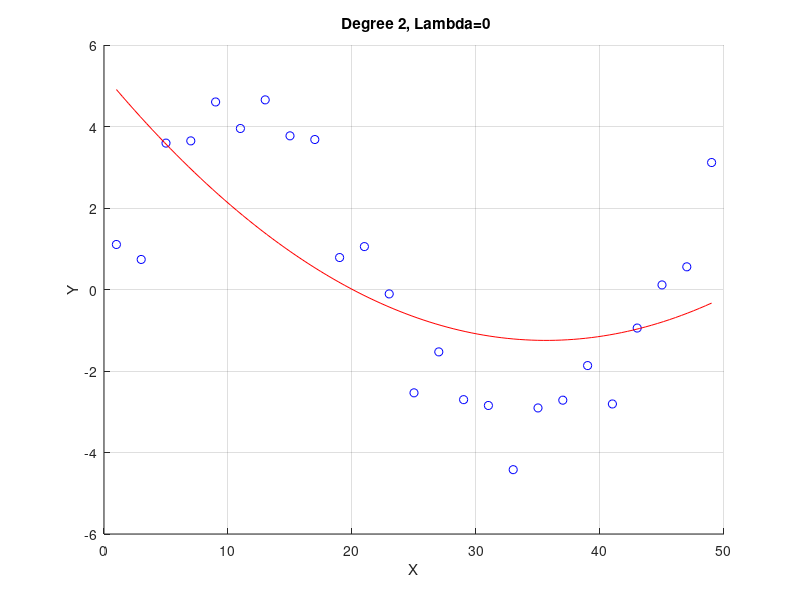
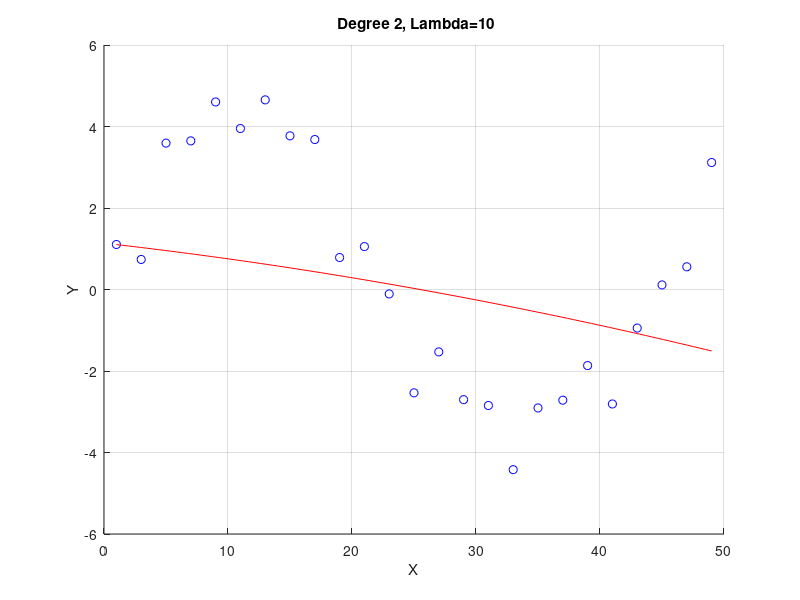
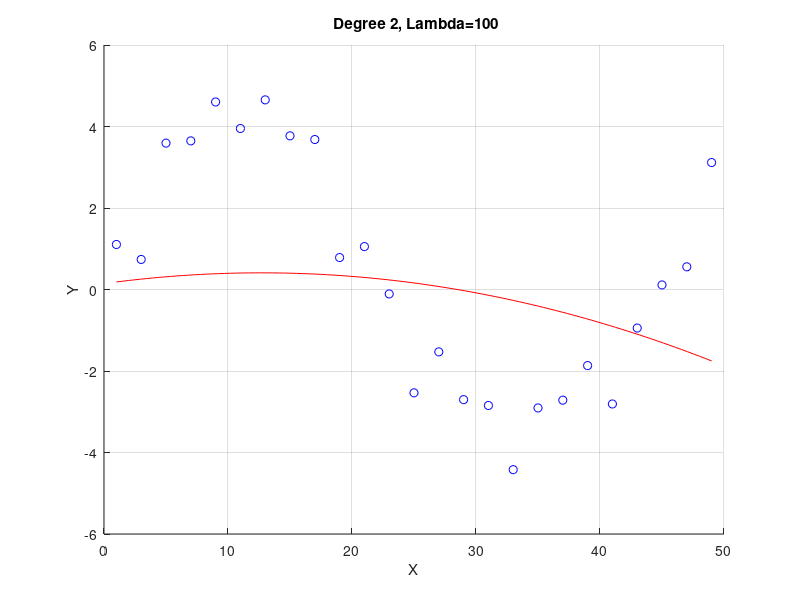
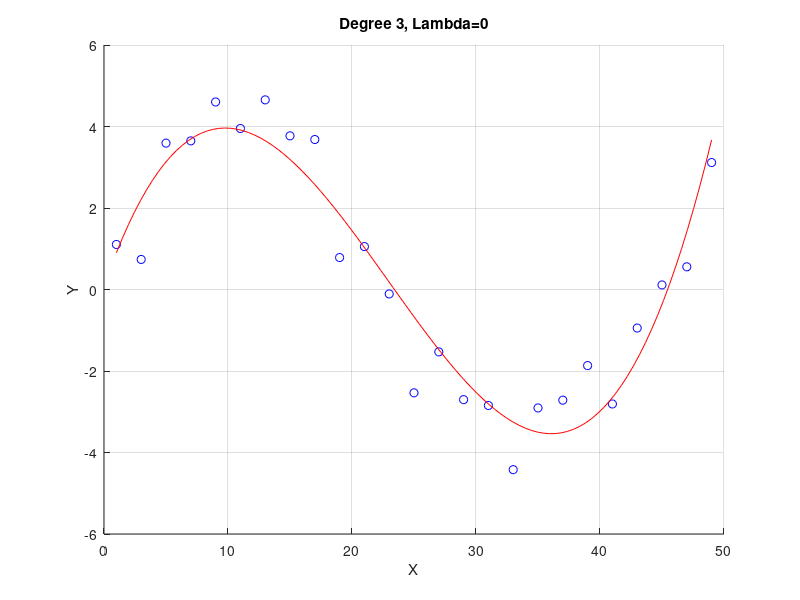

Source code (MATLAB) for these figures, in order:
clc
clear all 
close all

% Load the data
myVar = load('Data.mat');
data = myVar.data;
x = data(1,:)'; % Transpose to make it a column vector
y = data(2,:)'; % Transpose to make it a column vector

% Define lambda values
lambda = [0, 10, 100];

% Initialize cell arrays to hold theta values for each degree and lambda
theta_poly2 = cell(1, 3);
theta_poly3 = cell(1, 3);
theta_poly7 = cell(1, 3);

% Prepare the design matrices for polynomial features
X_poly2 = [ones(size(x)), x, x.^2];          % Degree 2
X_poly3 = [ones(size(x)), x, x.^2, x.^3];   % Degree 3
X_poly7 = [ones(size(x)), x, x.^2, x.^3, x.^4, x.^5, x.^6, x.^7]; % Degree 7

% Calculate theta for each degree and lambda
for i = 1:length(lambda)
    % Normal equation for degree 2
    theta_poly2{i} = (X_poly2' * X_poly2 + lambda(i) * eye(3)) \ (X_poly2' * y);
    
    % Normal equation for degree 3
    theta_poly3{i} = (X_poly3' * X_poly3 + lambda(i) * eye(4)) \ (X_poly3' * y);
    
    % Normal equation for degree 7
    theta_poly7{i} = (X_poly7' * X_poly7 + lambda(i) * eye(8)) \ (X_poly7' * y);
end

% Generate predictions
x_pred = linspace(min(x), max(x), 100)'; % x values for prediction

% Degree 2 Predictions
y_pred_poly2 = cellfun(@(theta) [ones(size(x_pred)), x_pred, x_pred.^2] * theta, theta_poly2, 'UniformOutput', false);

% Degree 3 Predictions
y_pred_poly3 = cellfun(@(theta) [ones(size(x_pred)), x_pred, x_pred.^2, x_pred.^3] * theta, theta_poly3, 'UniformOutput', false);

% Degree 7 Predictions
y_pred_poly7 = cellfun(@(theta) [ones(size(x_pred)), x_pred, x_pred.^2, x_pred.^3, x_pred.^4, x_pred.^5, x_pred.^6, x_pred.^7] * theta, theta_poly7, 'UniformOutput', false);

% Create plots for Degree 2
for i = 1:3
    figure;
    hold on;
    plot(x, y, 'bo'); % Original data
    plot(x_pred, y_pred_poly2{i}, 'r-');
    xlabel('X');
    ylabel('Y');
    title([' Degree 2, Lambda=' num2str(lambda(i))]);
    grid on;

    % Save the plot for Degree 2 fits
    saveas(gcf, ['Degree2_Lambda' num2str(lambda(i)) '.png']);
    hold off;
end

% Create plots for Degree 3
for i = 1:3
    figure;
    hold on;
    plot(x, y, 'bo'); % Original data
    plot(x_pred, y_pred_poly3{i}, 'r-');
    xlabel('X');
    ylabel('Y');
    title(['Degree 3, Lambda=' num2str(lambda(i))]);
    grid on;

    % Save the plot for Degree 3 fits
    saveas(gcf, ['Degree3_Lambda' num2str(lambda(i)) '.png']);
    hold off;
end

% Create plots for Degree 7
for i = 1:3
    figure;
    hold on;
    plot(x, y, 'bo'); % Original data
    plot(x_pred, y_pred_poly7{i}, 'r-');
    xlabel('X');
    ylabel('Y');
    title(['Degree 7, Lambda=' num2str(lambda(i))]);
    grid on;

    % Save the plot for Degree 7 fits
    saveas(gcf, ['Degree7_Lambda' num2str(lambda(i)) '.png']);
    hold off;
end
